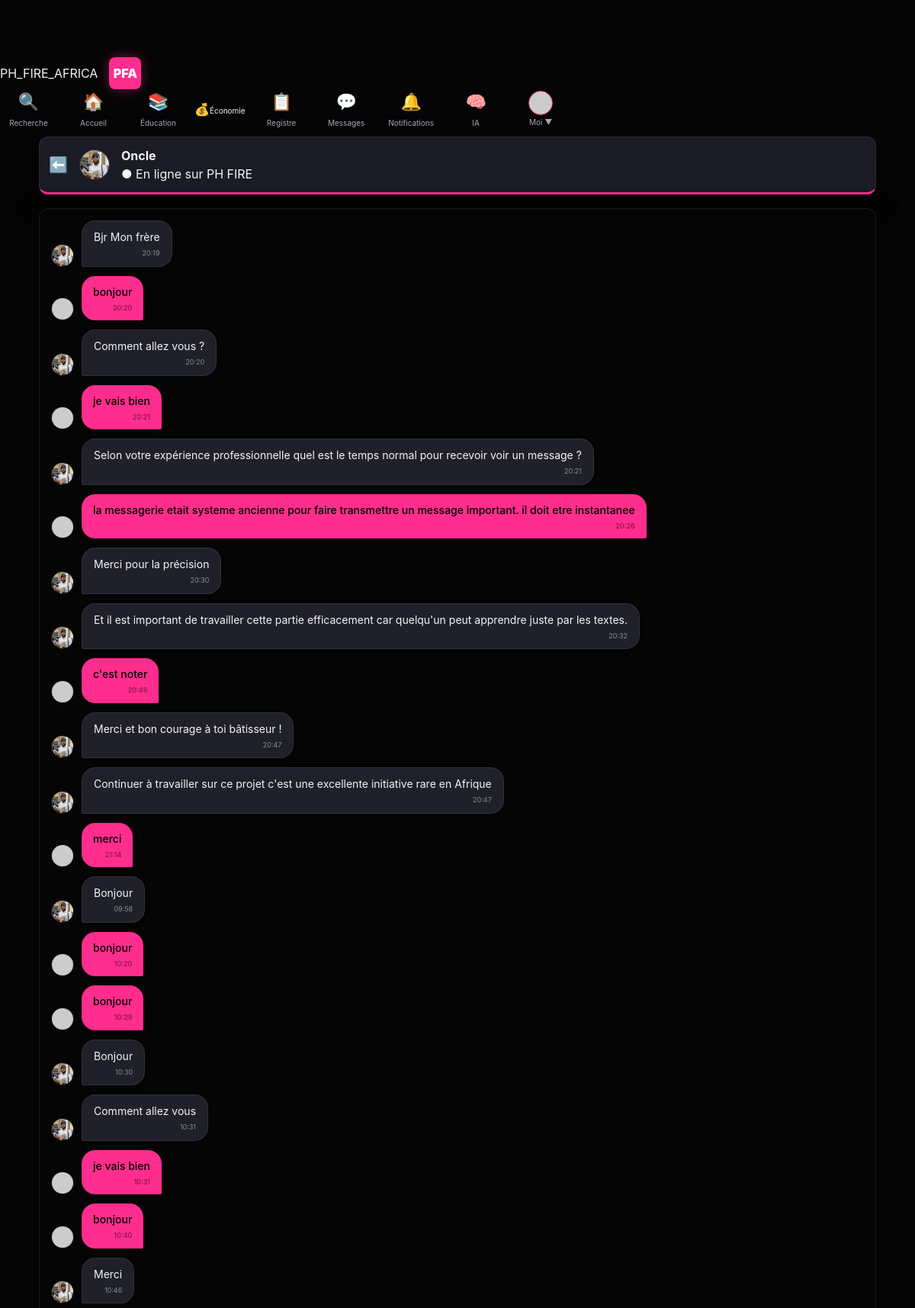
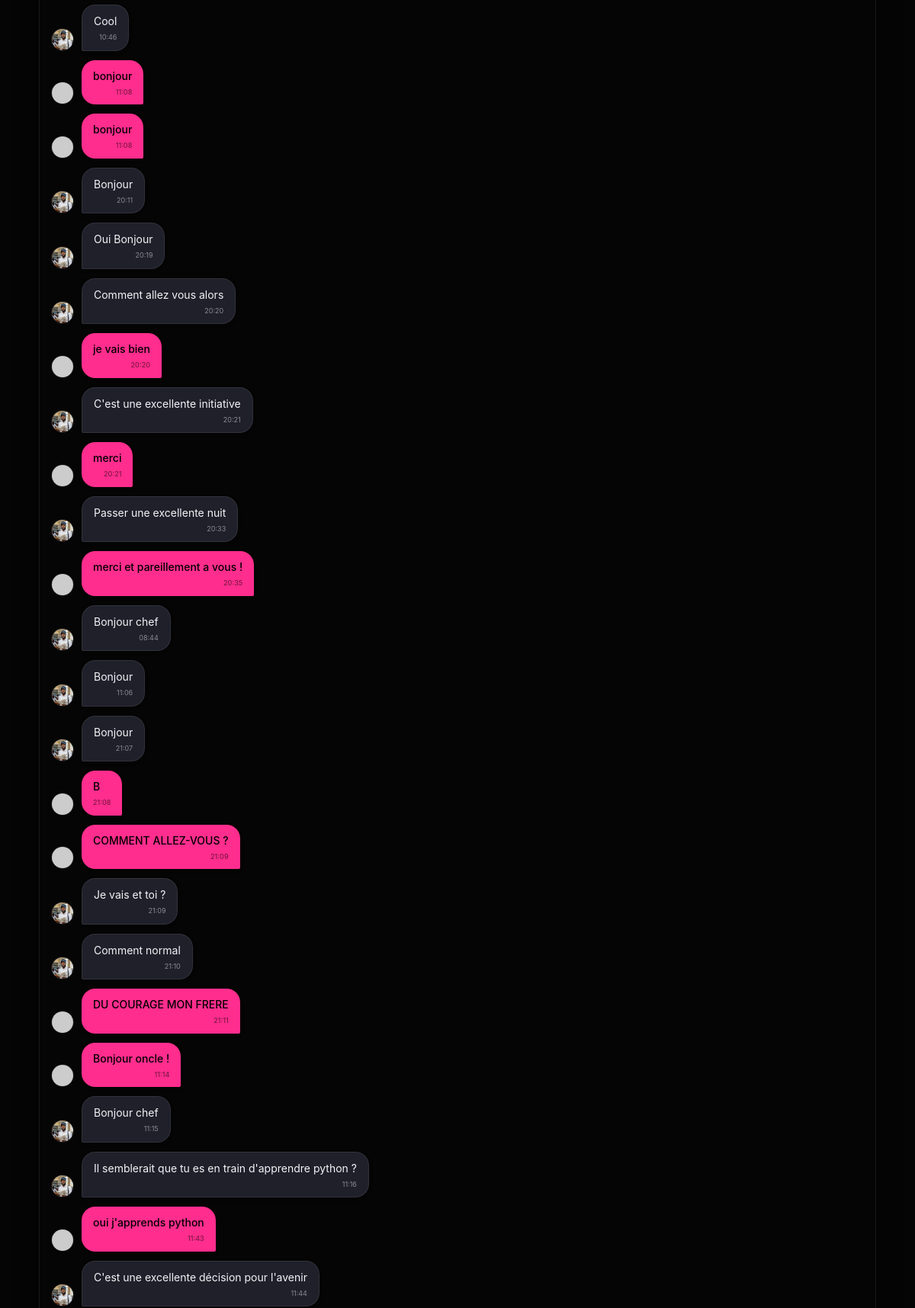
/messages/oncle (signed in, upper part), run on the app's committed database (2 pictures, top to bottom).
### tables this page shows
CREATE TABLE users (
  id INTEGER PRIMARY KEY AUTOINCREMENT,
  username TEXT UNIQUE NOT NULL,
  identifier TEXT UNIQUE NOT NULL,
  display_name TEXT NOT NULL,
  bio TEXT DEFAULT '',
  password_hash TEXT NOT NULL,
  created_at TEXT NOT NULL
, profile_pic TEXT DEFAULT 'default_avatar.png', cover_pic TEXT DEFAULT 'default_cover.jpg', role TEXT DEFAULT 'apprenant');

CREATE TABLE messages (
  id INTEGER PRIMARY KEY AUTOINCREMENT,
  sender_id INTEGER NOT NULL,
  recipient_id INTEGER NOT NULL,
  content TEXT NOT NULL,
  created_at TEXT NOT NULL,
  is_read INTEGER NOT NULL DEFAULT 0,
  FOREIGN KEY (sender_id) REFERENCES users(id) ON DELETE CASCADE,
  FOREIGN KEY (recipient_id) REFERENCES users(id) ON DELETE CASCADE
);

### app.py (the view, shortened to what this page needs)
    @app.route("/messages/<username>", methods=["GET", "POST"])
    @login_required
    def thread(username: str):
        me = current_user()
        other = db_one("SELECT * FROM users WHERE username=?", (username.lower(),))
        if not other or other["id"] == me["id"]:
            return redirect(url_for("messages"))
        db_execute("UPDATE messages SET is_read=1 WHERE sender_id=? AND recipient_id=?",
                   (other["id"], me["id"]))
        msgs = db_all(
            "SELECT m.*, su.username AS sender_username, su.display_name AS sender_display_name, "
            "ru.username AS recipient_username, ru.display_name AS recipient_display_name "
            "FROM messages m "
            "JOIN users su ON su.id=m.sender_id "
            "JOIN users ru ON ru.id=m.recipient_id "
            "WHERE (m.sender_id=? AND m.recipient_id=?) OR (m.sender_id=? AND m.recipient_id=?) "
            "ORDER BY m.created_at ASC LIMIT 200",
            (me["id"], other["id"], other["id"], me["id"]),
        )
        return render_template("thread.html", other=other, messages=msgs)

### templates/thread.html (shortened to what this page needs)
{% extends "base.html" %}
{% block content %}
<div class="card" style="border-bottom: 3px solid var(--accent); display: flex; align-items: center; gap: 15px; padding: 12px;">
    <a href="{{ url_for('messages') }}" style="text-decoration: none; font-size: 20px;" title="Retour">⬅️</a>
    <img src="{{ url_for('static', filename='uploads/' + (other.profile_pic if other.profile_pic else 'default_avatar.png')) }}"
         class="avatar-chat" style="width: 40px; height: 40px;">
    <div style="flex: 1;">
        <h3 style="margin: 0; font-size: 16px;">{{ other.display_name }}</h3>
        <span class="muted small">● En ligne sur PH FIRE</span>
    </div>
</div>
<div id="chat-window" class="card" style="height: calc(100vh - 280px); min-height: 400px; overflow-y: auto; padding: 15px; background: #050505; display: flex; flex-direction: column;">
    {% for m in messages %}
        <div class="chat-row {% if m.sender_id == me.id %}me{% else %}other{% endif %}">
            {% if m.sender_id != me.id %}
            <img src="{{ url_for('static', filename='uploads/' + (other.profile_pic if other.profile_pic else 'default_avatar.png')) }}"
                 class="avatar-chat" onerror="this.src='https://ui-avatars.com/api/?name={{ other.display_name }}&background=333&color=fff'">
            {% endif %}
            <div class="bubble">
                <div class="msg-content">{{ m.content }}</div>
                <div style="font-size: 9px; opacity: 0.5; margin-top: 4px; text-align: right;">
                    {{ m.created_at[11:16] }}
                </div>
            </div>
            {% if m.sender_id == me.id %}
            <img src="{{ url_for('static', filename='uploads/' + (me.profile_pic if me.profile_pic else 'default_avatar.png')) }}"
                 class="avatar-chat" onerror="this.src='https://ui-avatars.com/api/?name=Moi&background=ff2d8d&color=fff'">
            {% endif %}
        </div>
    {% endfor %}
</div>
{% endblock %}

### static/style.css (style rules this page uses)
:root { --bg: #050505; --panel: #1b1b25; --panel-glass: rgba(27, 27, 37, 0.95); --accent: #ff2d8d; --text: #f3f3f6; --muted: #a7a7b4; --border: rgba(255, 255, 255, 0.08); --radius: 12px; --shadow: 0 8px 30px rgba(0, 0, 0, 0.5); --ph-rose: #ff2d8d; --nav-bg: #1b1b25; --nav-height: 65px; }
body { padding-top: var(--nav-height); background-color: #050505; }
* { box-sizing: border-box; margin: 0; padding: 0; }
html, body { max-width: 100vw; overflow-x: hidden; background-color: var(--bg); color: var(--text); font-family: 'Inter', system-ui, -apple-system, sans-serif; line-height: 1.5; }
body { padding-top: 75px; }
a { color: inherit; text-decoration: none; transition: 0.3s; }
img { max-width: 100%; height: auto; display: block; object-fit: cover; }
.card { background: var(--panel); border: 1px solid var(--border); border-radius: var(--radius); padding: 20px; margin-bottom: 18px; box-shadow: var(--shadow); }
.avatar-nav, .avatar-micro, .avatar-chat { border-radius: 50% !important; aspect-ratio: 1/1; border: 1.5px solid var(--accent); }
.chat-row { display: flex; width: 100%; margin-bottom: 12px; gap: 10px; align-items: flex-end; }
.chat-row.me { justify-content: flex-end; flex-direction: row-reverse; }
.chat-row.other { justify-content: flex-start; }
.bubble { max-width: 70%; padding: 10px 16px; font-size: 14px; line-height: 1.5; box-shadow: 0 2px 5px rgba(0,0,0,0.2); }
.me .bubble { background-color: var(--accent); color: #000; border-radius: 18px 18px 2px 18px; font-weight: 500; }
.other .bubble { background-color: #262633; color: #f3f3f6; border-radius: 18px 18px 18px 2px; border: 1px solid var(--border); }
.avatar-chat { width: 30px; height: 30px; }

### templates/thread.html (style rules this page uses)
.chat-row { display: flex; margin-bottom: 12px; gap: 10px; align-items: flex-end; width: 100%; }
.chat-row.me { justify-content: flex-end; }
.chat-row.other { justify-content: flex-start; }
.bubble { max-width: 75%; padding: 10px 15px; font-size: 14px; line-height: 1.5; box-shadow: 0 2px 4px rgba(0,0,0,0.3); }
.me .bubble { background-color: var(--accent); color: #000; border-radius: 18px 18px 2px 18px; font-weight: 500; }
.other .bubble { background-color: #20202b; color: #f3f3f6; border-radius: 18px 18px 18px 2px; border: 1px solid var(--border); }
.avatar-chat { width: 30px; height: 30px; border-radius: 50%; object-fit: cover; border: 1px solid var(--border); flex-shrink: 0; }
.msg-content { word-wrap: break-word; }

### data on the page
users: profile_pic (picture), display_name "Oncle"
messages: profile_pic (picture), content "Bjr Mon frère", created_at "20:19"
messages: content "bonjour", created_at "20:20"
messages: profile_pic (picture), content "Comment allez vous ?", created_at "20:20"
messages: content "je vais bien", created_at "20:21"
messages: profile_pic (picture), content "Selon votre expérience professionnelle quel est le temps normal pour recevoir voir un message ?", created_at "20:21"
messages: content "la messagerie etait systeme ancienne pour faire transmettre un message important. il doit etre instantanee", created_at "20:26"
messages: profile_pic (picture), content "Merci pour la précision", created_at "20:30"
messages: profile_pic (picture), content "Et il est important de travailler cette partie efficacement car quelqu'un peut apprendre juste par les textes.", created_at "20:32"
messages: content "c'est noter", created_at "20:46"
messages: profile_pic (picture), content "Merci et bon courage à toi bâtisseur !", created_at "20:47"
messages: profile_pic (picture), content "Continuer à travailler sur ce projet c'est une excellente initiative rare en Afrique", created_at "20:47"
messages: content "merci", created_at "21:14"
messages: profile_pic (picture), content "Bonjour", created_at "09:58"
messages: content "bonjour", created_at "10:20"
messages: content "bonjour", created_at "10:29"
messages: profile_pic (picture), content "Bonjour", created_at "10:30"
messages: profile_pic (picture), content "Comment allez vous", created_at "10:31"
messages: content "je vais bien", created_at "10:31"
messages: content "bonjour", created_at "10:40"
messages: profile_pic (picture), content "Merci", created_at "10:46"
messages: profile_pic (picture), content "Cool", created_at "10:46"
messages: content "bonjour", created_at "11:08"
messages: content "bonjour", created_at "11:08"
messages: profile_pic (picture), content "Bonjour", created_at "20:11"
messages: profile_pic (picture), content "Oui Bonjour", created_at "20:19"
messages: profile_pic (picture), content "Comment allez vous alors", created_at "20:20"
messages: content "je vais bien", created_at "20:20"
messages: profile_pic (picture), content "C'est une excellente initiative", created_at "20:21"
messages: content "merci", created_at "20:21"
messages: profile_pic (picture), content "Passer une excellente nuit", created_at "20:33"
messages: content "merci et pareillement a vous !", created_at "20:35"
messages: profile_pic (picture), content "Bonjour chef", created_at "08:44"
messages: profile_pic (picture), content "Bonjour", created_at "11:06"
messages: profile_pic (picture), content "Bonjour", created_at "21:07"
messages: content "B", created_at "21:08"
messages: content "COMMENT ALLEZ-VOUS ?", created_at "21:09"
messages: profile_pic (picture), content "Je vais et toi ?", created_at "21:09"
messages: profile_pic (picture), content "Comment normal", created_at "21:10"
messages: content "DU COURAGE MON FRERE", created_at "21:11"
messages: content "Bonjour oncle !", created_at "11:14"
messages: profile_pic (picture), content "Bonjour chef", created_at "11:15"
messages: profile_pic (picture), content "Il semblerait que tu es en train d'apprendre python ?", created_at "11:16"
messages: content "oui j'apprends python", created_at "11:43"
messages: profile_pic (picture), content "C'est une excellente décision pour l'avenir", created_at "11:44"
